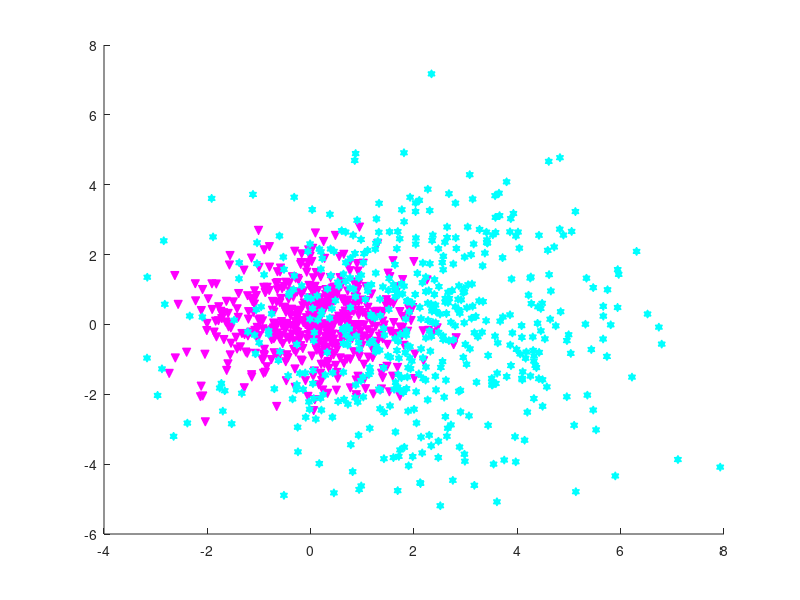

MATLAB code for this plot: (Note: this script raises an error after producing the figure.)
%% Question 4

%% Part A
load("alldata.mat");
class = alldata(:,1);
x = alldata(:,2);
y = alldata(:,3);

figure(1)
scatter(x(1:500),y(1:500),'filled','v','MarkerFaceColor','m','MarkerEdgeColor','m')
hold on
scatter(x(501:1000),y(501:1000),'filled','h','MarkerFaceColor','c','MarkerEdgeColor','c')


% Choosing Training Data
train_data = [x(100:399) y(100:399); x(600:899) y(600:899)];
train_class = [class(100:399); class(600:899)];

% Choosing 50 test data randomly from class0
r0 = randi([1 500],50,1);
for i=1:50
    class0_test(i) = class(r0(i));
    x0_test(i) = x(r0(i));
    y0_test(i) = y(r0(i));
   
end

% Choosing 50 train data randomly from class1
r1 = randi([501 1000],50,1);
for i=1:50
    class1_test(i) = class(r1(i));
    x1_test(i) = x(r1(i));
    y1_test(i) = y(r1(i));
end

test_data = [x0_test x1_test; y0_test y1_test]';
test_class = [class0_test class1_test]';


Naive Bayes Classifier
NB_training = fitcnb(train_data,train_class); % training NB model
train_NB = predict(NB_training,train_data); 
test_NB = predict(NB_training,test_data);

c_NB = confusionmat(test_NB,test_class) % Calculate Confusion Matrix

T_NB_train = find(train_NB==train_class); % True training
F_NB_train = find(train_NB~=train_class); % False training

T_NB_test = find(test_NB==test_class); %True tsesting
F_NB_test = find(test_NB~=test_class);  %True tsesting

figure(2)
scatter(train_data(T_NB_train,1),train_data(T_NB_train,2),'filled','v','MarkerFaceColor','g','MarkerEdgeColor','g')
hold on
scatter(train_data(F_NB_train,1),train_data(F_NB_train,2),'filled','v','MarkerFaceColor','r','MarkerEdgeColor','r')
xlabel('X feature')
ylabel('Y feature')
title('NB Training')
legend('True','False')

figure(3)
scatter(test_data(T_NB_test,1),test_data(T_NB_test,2),'filled','v','MarkerFaceColor','g','MarkerEdgeColor','g')
hold on
scatter(test_data(F_NB_test,1),test_data(F_NB_test,2),'filled','v','MarkerFaceColor','r','MarkerEdgeColor','r')
xlabel('X feature')
ylabel('Y feature')
title('NB Testing')
legend('True','False')
LD Classifier
LD_training = fitclinear(train_data,train_class); % training LD model
train_LD = predict(LD_training,train_data); 
test_LD = predict(LD_training,test_data);

c_LD = confusionmat(test_LD,test_class) % Calculate Confusion Matrix

T_LD_train = find(train_LD==train_class); % True training
F_LD_train = find(train_LD~=train_class); % False training

T_LD_test = find(test_LD==test_class); %True tsesting
F_LD_test = find(test_LD~=test_class);  %True tsesting

figure(4)
scatter(train_data(T_LD_train,1),train_data(T_LD_train,2),'filled','v','MarkerFaceColor','g','MarkerEdgeColor','g')
hold on
scatter(train_data(F_LD_train,1),train_data(F_LD_train,2),'filled','v','MarkerFaceColor','r','MarkerEdgeColor','r')
xlabel('X feature')
ylabel('Y feature')
title('LD Training')
legend('True','False')

figure(5)
scatter(test_data(T_NB_test,1),test_data(T_NB_test,2),'filled','v','MarkerFaceColor','g','MarkerEdgeColor','g')
hold on
scatter(test_data(F_NB_test,1),test_data(F_NB_test,2),'filled','v','MarkerFaceColor','r','MarkerEdgeColor','r')
xlabel('X feature')
ylabel('Y feature')
title('LD Testing')
legend('True','False')
KNN Classifier
KNN_training = fitcknn(train_data,train_class); % training KNN model
train_KNN = predict(KNN_training,train_data); 
test_KNN = predict(KNN_training,test_data);

c_KNN = confusionmat(test_KNN,test_class) % Calculate Confusion Matrix

T_KNN_train = find(train_KNN==train_class); % True training
F_KNN_train = find(train_KNN~=train_class); % False training

T_KNN_test = find(test_KNN==test_class); %True tsesting
F_KNN_test = find(test_KNN~=test_class);  %True tsesting

figure(6)
scatter(train_data(T_KNN_train,1),train_data(T_KNN_train,2),'filled','v','MarkerFaceColor','g','MarkerEdgeColor','g')
hold on
scatter(train_data(F_KNN_train,1),train_data(F_KNN_train,2),'filled','v','MarkerFaceColor','r','MarkerEdgeColor','r')
xlabel('X feature')
ylabel('Y feature')
title('KNN Training')
legend('True','False')

figure(7)
scatter(test_data(T_KNN_test,1),test_data(T_KNN_test,2),'filled','v','MarkerFaceColor','g','MarkerEdgeColor','g')
hold on
scatter(test_data(F_KNN_test,1),test_data(F_KNN_test,2),'filled','v','MarkerFaceColor','r','MarkerEdgeColor','r')
xlabel('X feature')
ylabel('Y feature')
title('KNN Testing')
legend('True','False')
